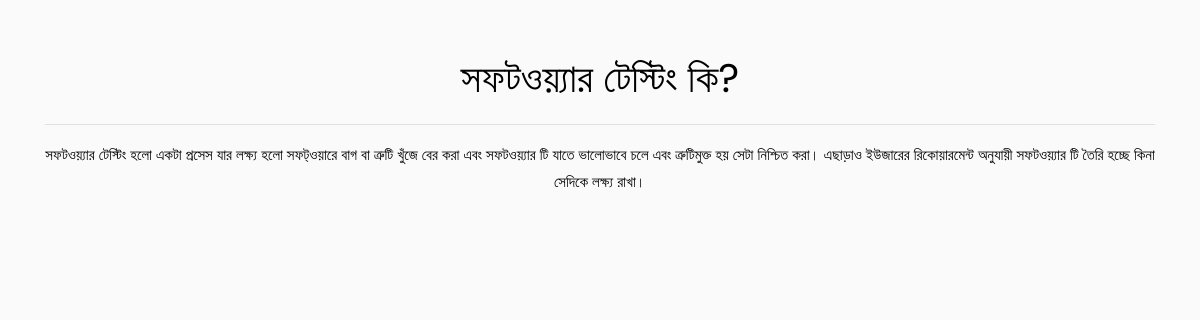
Page /blog/2 on the committed database.
### Blog/models.py (models this page shows, shortened)
class Content(models.Model):
    topic = models.ForeignKey(Topic, on_delete=models.CASCADE)
    subject = models.ForeignKey(Subject, on_delete=models.CASCADE)
    sub_title = models.CharField(max_length=250, blank=False)
    content = models.TextField(max_length=5000, blank=False)
    published_date = models.DateField(auto_now=True)

### Blog/views.py (the view)
# urls.py: path('blog/<int:blog_id>', Blog, name='blog'),
def Blog(request, blog_id):
    try:
        blog = get_object_or_404(Content, id=blog_id)
    except:
        return render(request, 'Blog/Pagenotfound.html')
    context = {
        'Blog': blog
    }
    return render(request, 'Blog/Blog.html', context)

### Blog/templates/Blog/Blog.html
{% extends './base.html' %}
{% block content %}
<div class="container text-center mt-5 ">
    <h1>{{Blog.sub_title}}</h1>
<hr>
<p>{{Blog.content}}</p>
</div>
{% endblock content %}

### rows in the picture
Content: sub_title "সফটওয়্যার টেস্টিং কি?", content "সফটওয়্যার টেস্টিং হলো একটা প্রসেস যার লক্ষ্য হলো সফট্ওয়ারে বাগ বা ত্রুটি খুঁজে বের করা এবং সফটওয়্যার টি যাতে ভালোভাবে চলে এবং ত্রুটিমুক্ত হয় সেটা নিশ্চিত করা। এছাড়াও ইউজারের রিকোয়ারমেন্ট অনুযায়ী সফটওয়্যার টি তৈরি হচ্ছে কিনা সেদিকে লক্ষ্য রাখা।"
